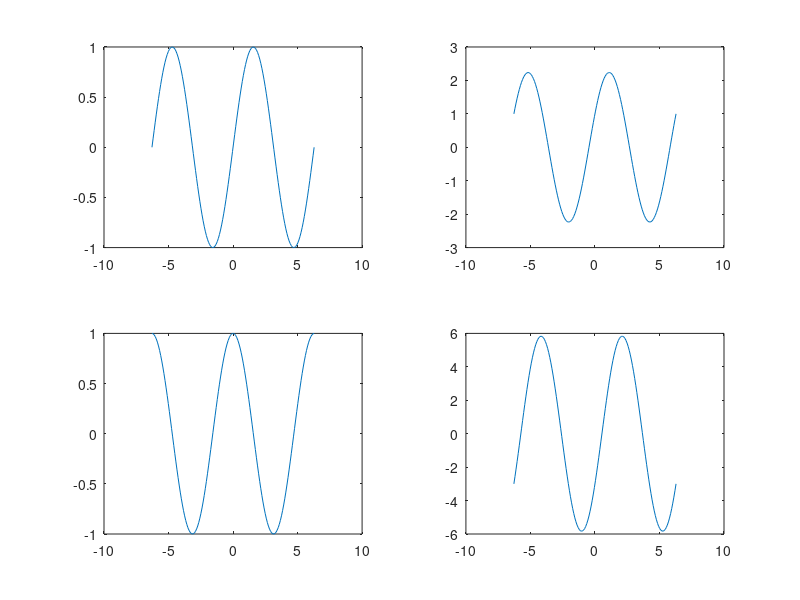

MATLAB code to generate this figure:
x = linspace(-2*pi,2*pi,150);
subplot(221);
y1 = sin(x);
plot(x,y1);
subplot(222);
y2 = 2.* sin(x) + cos(x);
plot(x,y2);
subplot(223);
y3 = cos(x);
plot(x,y3);
subplot(224);
y4 = 5.*sin(x) - 3.*cos(x);
plot(x,y4);
